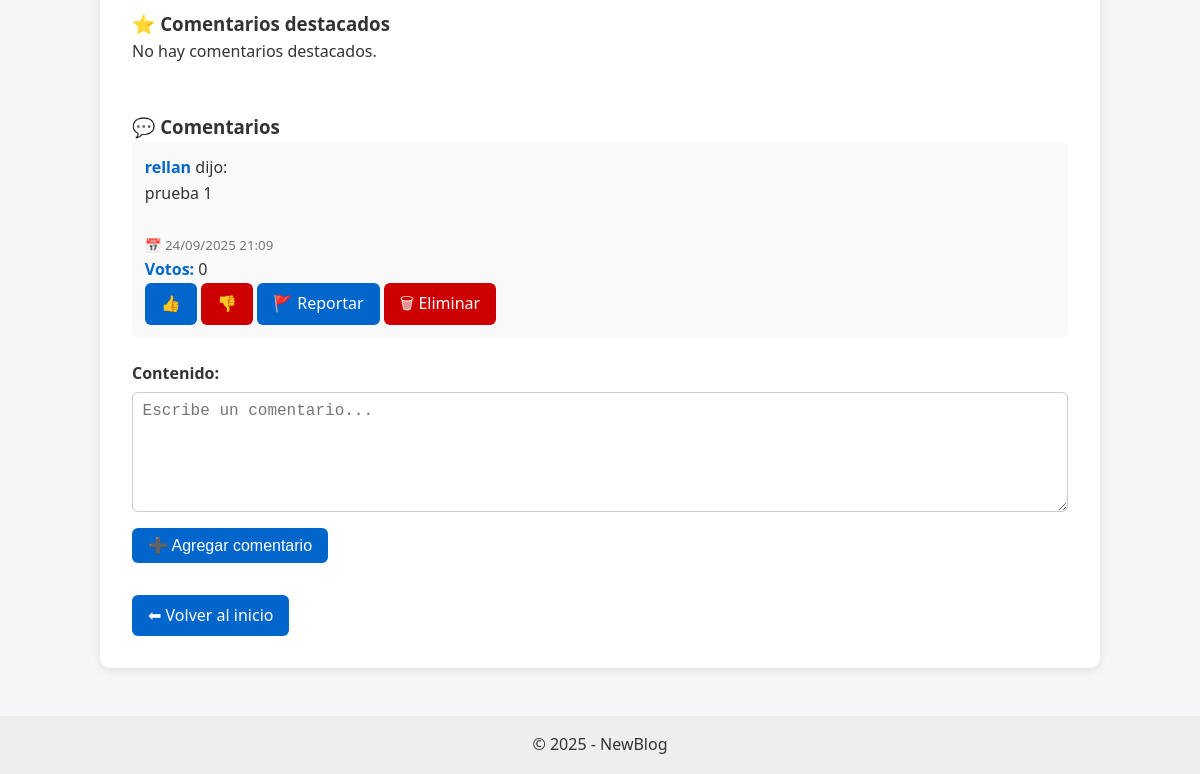
The app's page /post/6/ (signed in, lower part), older data.
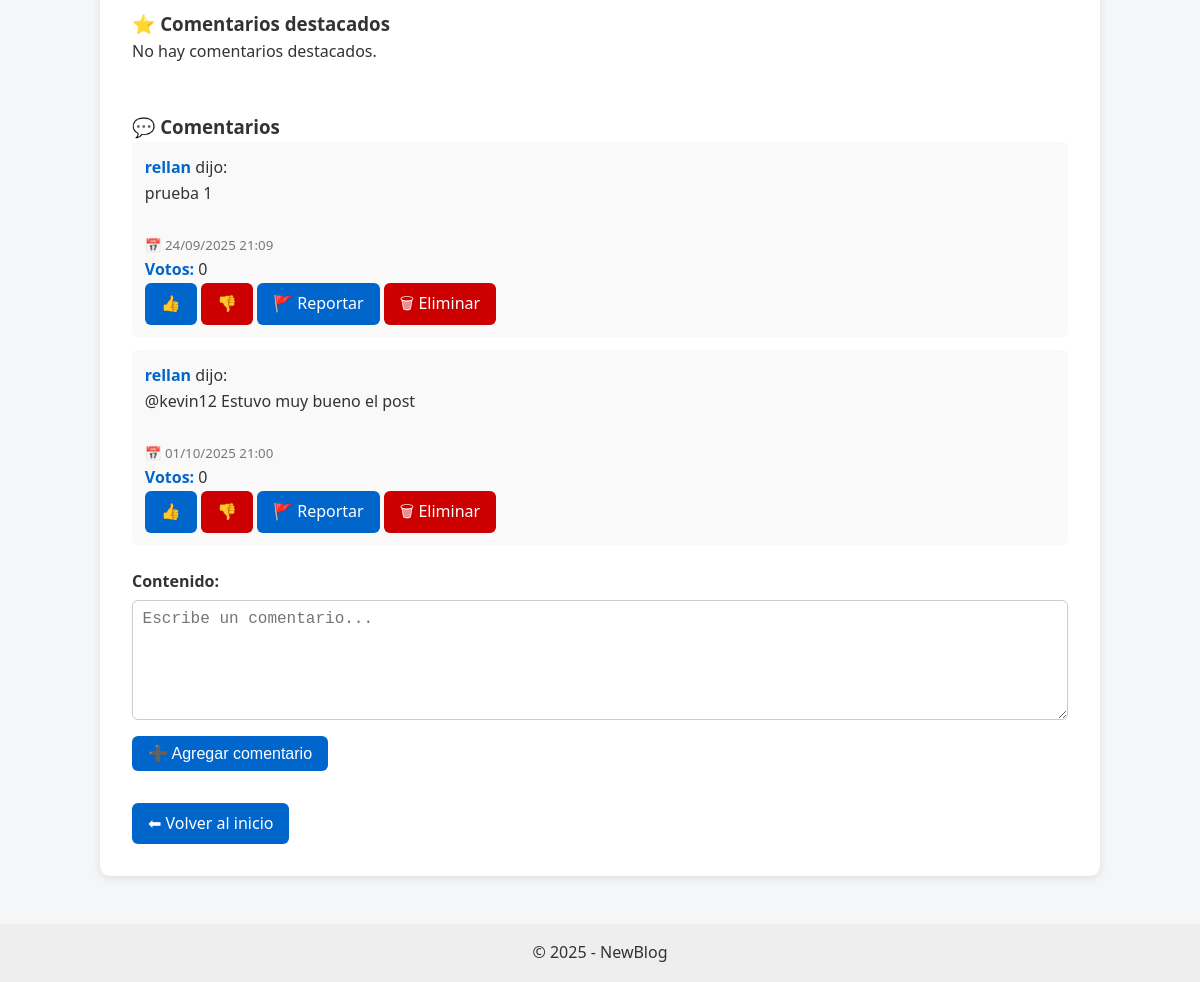
The same page, newer data.
### blog/models.py (models this page shows, shortened)
class Comentario(models.Model):
    post = models.ForeignKey(Post, related_name="comentarios", on_delete=models.CASCADE)
    autor = models.ForeignKey(User, on_delete=models.CASCADE)
    contenido = models.TextField()
    fecha_creacion = models.DateTimeField(auto_now_add=True)
    reportado = models.BooleanField(default=False)
    destacado = models.BooleanField(default=False)
    def votos_totales(self):
        return self.votos.filter(valor=1).count() - self.votos.filter(valor=-1).count()

### blog/views.py (the view)
# urls.py: path("post/<int:id>/", views.post_detalle, name="post_detalle"),
def post_detalle(request, id):
    post = get_object_or_404(Post, id=id)
    if request.method == "POST" and "comentario" in request.POST:
        if not request.user.is_authenticated:
            return redirect("login")
        form = ComentarioForm(request.POST)
        if form.is_valid():
            comentario = form.save(commit=False)
            comentario.post = post
            comentario.autor = request.user
            comentario.save()
            patron = r'@(\w+)'  # palabras alfanuméricas tras @
            menciones = re.findall(patron, comentario.contenido)
            for username in menciones:
                try:
                    mencionado = User.objects.get(username=username)
                    if mencionado != request.user:
                        Notificacion.objects.create(
                            usuario=mencionado,
                            actor=request.user,
                            comentario=comentario,
                            post=post,
                            mensaje=f"{request.user.username} te mencionó en un comentario en '{post.titulo}'",
                        )
                except User.DoesNotExist:
                    pass
            return redirect("post_detalle", id=post.id)
    else:
        form = ComentarioForm()
    destacados = post.comentarios.filter(destacado=True).order_by("-fecha_creacion")
    normales = sorted(
        post.comentarios.filter(destacado=False),
        key=lambda c: c.votos_totales(),
        reverse=True,
    )
    conteos = {
        "like": post.reacciones.filter(tipo="like").count(),
        "love": post.reacciones.filter(tipo="love").count(),
        "laugh": post.reacciones.filter(tipo="laugh").count(),
    }
    ya_reacciono = {"like": False, "love": False, "laugh": False}
    if request.user.is_authenticated:
        ya_reacciono = {
            "like": post.reacciones.filter(usuario=request.user, tipo="like").exists(),
            "love": post.reacciones.filter(usuario=request.user, tipo="love").exists(),
            "laugh": post.reacciones.filter(usuario=request.user, tipo="laugh").exists(),
        }
    return render(request, "blog/post_detalle.html", {
        "post": post,
        "destacados": destacados,   # lista de Comentario destacados
        "comentarios": normales,    # lista de Comentario no destacados
        "form": form,
        "conteos": conteos,
        "ya_reacciono": ya_reacciono,
    })

### blog/forms.py
class ComentarioForm(forms.ModelForm):
    class Meta:
        model = Comentario
        fields = ["contenido"]
        widgets = {
            "contenido": forms.Textarea(attrs={
                "class": "form-control",
                "rows": 3,
                "placeholder": "Escribe un comentario..."
            }),
        }

### blog/context_processors.py (called while the page is built)
def notificaciones_context(request):
    if request.user.is_authenticated:
        return {
            "notificaciones_no_leidas": request.user.notificaciones.filter(leido=False).count()
        }
    return {"notificaciones_no_leidas": 0}

### blog/templates/blog/post_detalle.html (shortened to what this page needs)
{% extends "base.html" %}
{% block content %}
  <div class="post-detail">
    <div class="comments">
      <h3 style="margin-top:2rem;">⭐ Comentarios destacados</h3>
      {% if destacados %}
        <ul class="comment-list">
          {% for comentario in destacados %}
            <li class="comment-item destacado" style="border:2px solid gold; padding:10px; margin-bottom:10px;">
              <strong>{{ comentario.autor.username }}</strong> dijo:<br>
              {{ comentario.contenido|linebreaks }}
              <br>
              <small style="color:#777;">📅 {{ comentario.fecha_creacion|date:"d/m/Y H:i" }}</small>
            </li>
          {% endfor %}
        </ul>
      {% else %}
        <p>No hay comentarios destacados.</p>
      {% endif %}
    </div>
    <div class="comments">
      <h3 style="margin-top:2rem;">💬 Comentarios</h3>
      {% if comentarios %}
        <ul class="comment-list">
          {% for comentario in comentarios %}
            <li class="comment-item {% if comentario.destacado %}destacado{% endif %}">
              <strong>{{ comentario.autor.username }}</strong> dijo:<br>
              {{ comentario.contenido|linebreaks }}
              <br>
              <small style="color:#777;">📅 {{ comentario.fecha_creacion|date:"d/m/Y H:i" }}</small>
              <br>
              <strong>Votos:</strong> {{ comentario.votos_totales }}
              <br>
              {% if user.is_authenticated %}
                <a href="{% url 'votar_comentario' comentario.id 'up' %}" class="btn">👍</a>
                <a href="{% url 'votar_comentario' comentario.id 'down' %}" class="btn delete">👎</a>
                <a href="{% url 'reportar_comentario' comentario.id %}" class="btn">🚩 Reportar</a>
                {% if user == comentario.autor or user.is_superuser %}
                  <a href="{% url 'eliminar_comentario' comentario.id %}" class="btn delete">🗑 Eliminar</a>
                {% endif %}
              {% endif %}
            </li>
          {% endfor %}
        </ul>
      {% else %}
        <p>No hay comentarios todavía. Sé el primero en comentar 🎉</p>
      {% endif %}
      {% if user.is_authenticated %}
        <form method="post" class="comment-form">
          {{ form.as_p }}
          <button type="submit" name="comentario" class="btn">➕ Agregar comentario</button>
        </form>
      {% else %}
        <p><a href="{% url 'login' %}">Inicia sesión</a> para comentar.</p>
      {% endif %}
    </div>
    <div style="margin-top:2rem;">
      <a href="{% url 'home' %}" class="btn">⬅ Volver al inicio</a>
    </div>
  </div>
{% endblock %}

Row changes from the older to the newer data that the page shows:
added Comentario: autor.username "rellan", contenido "@kevin12 Estuvo muy bueno el post", fecha_creacion "01/10/2025 21:00", votos_totales "0", shows "🗑 Eliminar"
